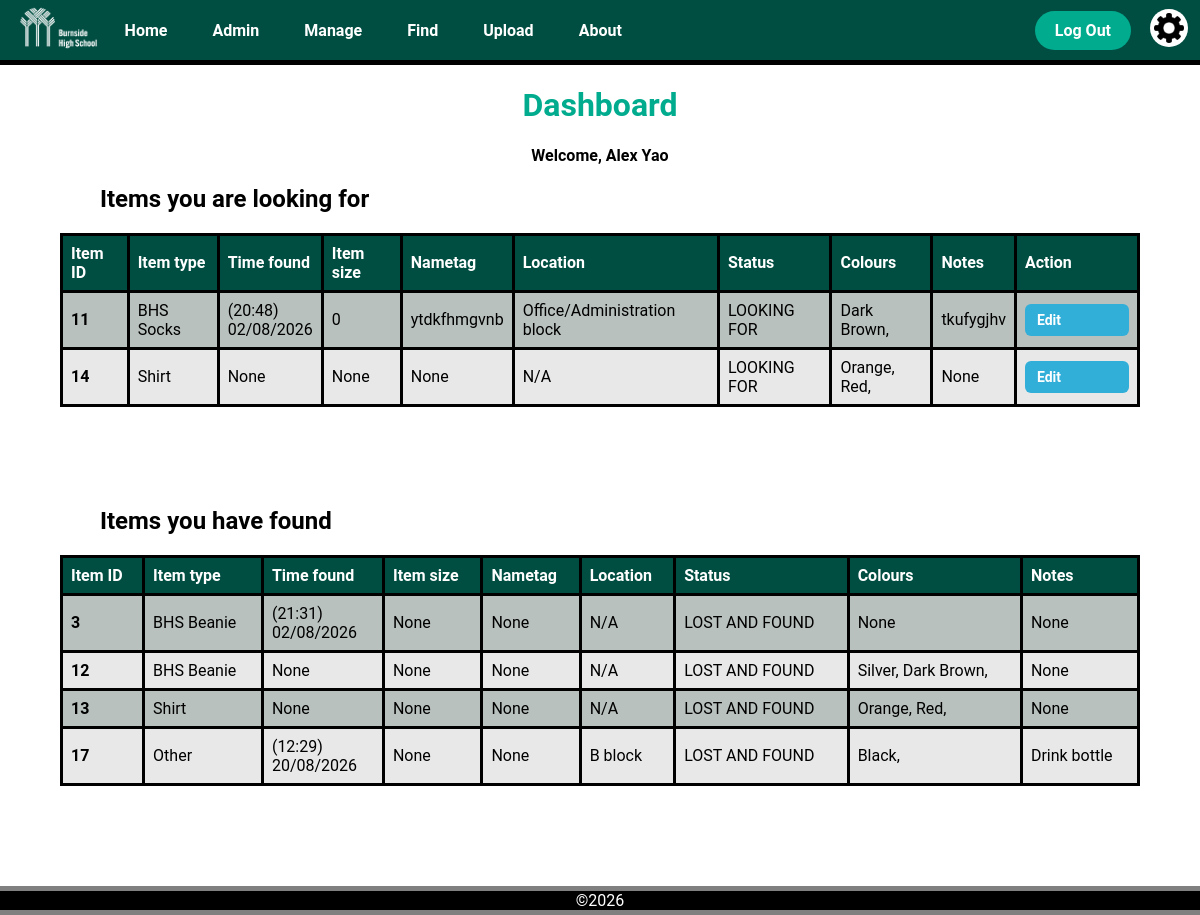
The page /dashboard (signed in) on the database its author committed.
### app.py (models this page shows)
class LostItem(db.Model):
    __tablename__ = 'lost_item'
    item_id = db.Column(db.Integer, primary_key=True)
    finder_id = db.Column(db.String(6), db.ForeignKey('user.user_id'))
    item_type = db.Column(db.String(50))
    time_found = db.Column(db.String(50))
    size = db.Column(db.String(50))
    nametag = db.Column(db.String(50))
    location = db.Column(db.String(50))
    status = db.Column(db.String(50))
    notes = db.Column(db.String(50))
    colours = db.relationship('Colour', secondary='lostitem_colour', backref='lost_items')

class Colour(db.Model):
    __tablename__ = 'colour'
    colour_id = db.Column(db.Integer, primary_key=True)
    name = db.Column(db.String(50))

### app.py (the view)
@app.route('/dashboard', methods=['POST', 'GET'])
@login_required
def dashboard():
    lost_items = LostItem.query.filter_by(finder_id=current_user.school_code,
                                          status='LOOKING FOR').all()
    lost_and_found_items = LostItem.query.filter_by(finder_id=current_user.school_code,
                                                    status='LOST AND FOUND').all()
    for item in lost_items + lost_and_found_items:
        item.colour_names = [colour.name for colour in item.colours]
    name = f'{current_user.first_name} {current_user.last_name}'
    return render_template('dashboard.html',
                           title='Dashboard',
                           lost_items=lost_items,
                           lost_and_found_items=lost_and_found_items,
                           name=name)

### app.py (called while the page is built)
@login_manager.user_loader
def load_user(user_id):
    return User.query.get(int(user_id))

@app.context_processor
def inject_variables():
    return dict(show_footer=True,
                logged_in=current_user.is_authenticated,
                current_user_clearance=session.get('clearance'),
                min_time="2026-01-01T00:00",
                current_time=datetime.now().strftime("%Y-%m-%dT%H:%M")
                )

@app.before_request
def before_request():
    if request.endpoint in ['logout', 'static']:
        return
    if current_user.is_authenticated is True and current_user.clearance == 3:
        return render_template("error.html",
                               title="Forbidden",
                               error_title="Your account has been disabled",
                               error_message="Please contact an administrator")

### templates/dashboard.html (shortened to what this page needs)
{% extends "layout.html" %}
{% block content %}
<h1 class="title">
    Dashboard
</h1>
<div class="info_text">
  <p>Welcome, {{name}}</p>
</div>
<table class="item_info_table">
  <h2 class="sub_heading">Items you are looking for</h2>
    <tr>
      <th class="item_info_header">Item ID</th>
      <th class="item_info_header">Item type</th>
      <th class="item_info_header">Time found</th>
      <th class="item_info_header">Item size</th>
      <th class="item_info_header">Nametag</th>
      <th class="item_info_header">Location</th>
      <th class="item_info_header">Status</th>
      <th class="item_info_header">Colours</th>
      <th class="item_info_header">Notes</th>
      <th class="item_info_header">Action</th>
    </tr>
    {% for item in lost_items %}
    <tr class="item_info_row">
      <th>{{item.item_id}}</th>
      <td>{{item.item_type}}</td>
      <td>
        {% if item.time_found is not none %}
          ({{ item.time_found[11:16] }})<br>{{ item.time_found[8:10] }}/{{ item.time_found[5:7] }}/{{ item.time_found[0:4] }}
        {% else %}
          {{item.time_found}}
        {% endif %}
      </td>
      <td>{{item.size}}</td>
      <td>{{item.nametag}}</td>
      <td>{{item.location}}</td>
      <td>{{item.status}}</td>
      <td>
        {% if item.colour_names %}
            {% for colour in item.colour_names %}
              {{ colour }},
            {% endfor %}
        {% else %}
          None
        {% endif %}
      </td>
      <td>{{item.notes}}</td>
      <td class="edit_item_button"><a class='edit_button' href="/item/{{item.item_id}}">Edit</a></td>
    </tr>
    {% endfor %}
</table>
<table class="item_info_table">
  <h2 class="sub_heading">Items you have found</h2>
    <tr>
      <th class="item_info_header">Item ID</th>
      <th class="item_info_header">Item type</th>
      <th class="item_info_header">Time found</th>
      <th class="item_info_header">Item size</th>
      <th class="item_info_header">Nametag</th>
      <th class="item_info_header">Location</th>
      <th class="item_info_header">Status</th>
      <th class="item_info_header">Colours</th>
      <th class="item_info_header">Notes</th>
    </tr>
    {% for item in lost_and_found_items %}
    <tr class="item_info_row">
      <th>{{item.item_id}}</th>
      <td>{{item.item_type}}</td>
      <td>
        {% if item.time_found is not none %}
          ({{ item.time_found[11:16] }})<br>{{ item.time_found[8:10] }}/{{ item.time_found[5:7] }}/{{ item.time_found[0:4] }}
        {% else %}
          {{item.time_found}}
        {% endif %}
      </td>
      <td>{{item.size}}</td>
      <td>{{item.nametag}}</td>
      <td>{{item.location}}</td>
      <td>{{item.status}}</td>
      <td>
        {% if item.colour_names %}
            {% for colour in item.colour_names %}
              {{ colour }},
            {% endfor %}
        {% else %}
          None
        {% endif %}
      </td>
      <td>{{item.notes}}</td>
    </tr>
    {% endfor %}
</table>
{% endblock %}

### templates/layout.html (shortened to what this page needs)
<!DOCTYPE html>
<html lang="en">
<head>
    <link rel="stylesheet" href="{{ url_for('static', filename='css/style.css') }}">
</head>
<body>
    <nav>{% include "navigation.html"%}</nav>
    <main>{% block content %} {% endblock %}</main>
    {% if show_footer %}
    <footer>
        ©2026
    </footer>
    {% endif %}
</body>
</html>

### templates/navigation.html
<div class="navigation_bar">
    <a href="/home">
            <img src="/static/images/Burnside Logo - Secondary Horizontal stacked - white RGB.png" alt="Burnside Logo" class="burnside_logo">
    </a>
    <div class="navigation_links">
        <a href="/home">Home</a>
        {% if current_user_clearance %}
            {% if current_user_clearance <=1 %}
            <a href="/admin">Admin</a>
            <a href="/account_manager">Manage</a>
            {% endif %}
        {% endif %}
        <a href="/find">Find</a>
        <a href="/upload">Upload</a>
        <a href="/about">About</a>
    </div>
    {% if logged_in %}
    <div class="navigation_buttons">
        <div class="signlog">
            <a href="/logout">Log Out</a>
        </div>
        <a class="settings_button" href="/settings">
            <img src="/static/images/settings_button.png" alt="Settings">
        </a>
    </div>
    {% else %}
    <div class="signlog">
        <a href="/login">Login</a>
        <a href="/signup">Signup</a>
    </div>
    {% endif %}
</div>

### static/css/style.css (style rules this page uses)
body { background-color: white; font-family: "Roboto", sans-serif; margin: 0; padding: 0; color: black; min-height: 100vh; display: flex; flex-direction: column; }
main { flex: 1; }
.title { text-align: center; color: var(--bhs_turquoise); }
:root { --bhs_dark_green: #004e42; --dark-emerald: #0b6e4fff; --bhs_turquoise: #00ab8e; --soft-fawn: #ddb771ff; --transition-time: 0.3s; }
.burnside_logo { height: 55px; width: auto; object-fit: contain; }
.edit_item_button { text-align: center; vertical-align: middle; padding: 10px; }
.edit_item_button a { display: inline-block; width: 80px; padding: 8px 12px; margin: 3px 0; border-radius: 6px; text-decoration: none; font-size: 14px; font-weight: 600; transition: 0.2s ease; }
.edit_button { background-color: rgb(49, 175, 217); color: white; }
.info_text { text-align: center; }
.info_text p { text-align: center; font-weight: bold; }
.navigation_bar { background-color: var(--bhs_dark_green); display: flex; justify-content: flex-start; align-items: center; gap: 0; padding: 0 12px; margin-left: 0; border-bottom: 5px solid black; height: 60px; position: relative; }
.navigation_links { display: flex; align-items: center; }
.navigation_links a { margin-right: 5px; padding: 20px 20px; border-radius: 2px; color: white; font-weight: bold; text-decoration: none; height: 100%; transition: var(--transition-time) ease; }
.signlog a { margin-right: 0px; margin-left: 9px; background-color: var(--bhs_turquoise); color:white; padding: 10px 20px; border-radius: 50px; font-weight: bold; text-decoration: none; transition: var(--transition-time) ease; }
.navigation_buttons, .signlog { margin-left: auto; display: flex; align-items: center; gap: 10px; }
.signlog, .settings_button { display: inline-block; vertical-align: middle; }
.settings_button img { width: 30px; height: 30px; margin: 0; padding: 4px; background-color: white; border-radius: 100%; cursor: pointer; margin-left: 9px; }
.sub_heading { text-align: left; color: black; margin-left: 100px; }
.item_info_table { border-collapse: collapse; width: 90%; margin: 0 auto 100px auto; text-align: left; color: black; border: 3px solid black; }
.item_info_table th { border: 3px solid black; text-align: left; padding: 8px; color: white; }
.item_info_table td { border: 3px solid black; text-align: left; padding: 8px; }
.item_info_header { background-color: var(--bhs_dark_green); }
.item_info_row:nth-child(odd) { background-color: rgb(233, 232, 232); }
.item_info_row:nth-child(even) { background-color: rgb(184, 193, 189); }
.item_info_row th { color: black; }
footer { background-color: #000000; border-top: 5px solid grey; border-bottom: 5px solid grey; text-align: center; color: white; width: 100%; }

### rows shown on the page
LostItem: item_id "11", item_type "BHS Socks", time_found "20:48", time_found "02", time_found "08", time_found "2026", size "0", nametag "ytdkfhmgvnb", location "Office/Administration block", status "LOOKING FOR", notes "tkufygjhv"
Colour: name "Dark Brown"
LostItem: item_id "14", item_type "Shirt", time_found "None", size "None", nametag "None", location "N/A", status "LOOKING FOR", notes "None"
Colour: name "Orange"
Colour: name "Red"
LostItem: item_id "3", item_type "BHS Beanie", time_found "21:31", time_found "02", time_found "08", time_found "2026", size "None", nametag "None", location "N/A", status "LOST AND FOUND", notes "None"
LostItem: item_id "12", item_type "BHS Beanie", time_found "None", size "None", nametag "None", location "N/A", status "LOST AND FOUND", notes "None"
Colour: name "Silver"
LostItem: item_id "13", item_type "Shirt", time_found "None", size "None", nametag "None", location "N/A", status "LOST AND FOUND", notes "None"
LostItem: item_id "17", item_type "Other", time_found "12:29", time_found "20", time_found "08", time_found "2026", size "None", nametag "None", location "B block", status "LOST AND FOUND", notes "Drink bottle"
Colour: name "Black"

### other values the page prints
{{ name }} "Alex Yao"
